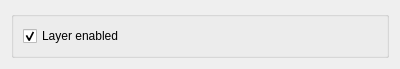
<?xml version="1.0" encoding="UTF-8"?>
<ui version="4.0">
 <class>OpsSettings</class>
 <widget class="QWidget" name="OpsSettings">
  <property name="geometry">
   <rect>
    <x>0</x>
    <y>0</y>
    <width>400</width>
    <height>63</height>
   </rect>
  </property>
  <property name="windowTitle">
   <string>Form</string>
  </property>
  <layout class="QGridLayout" name="gridLayout_2">
   <item row="0" column="0">
    <widget class="QGroupBox" name="groupBox">
     <property name="title">
      <string/>
     </property>
     <layout class="QVBoxLayout" name="verticalLayout">
      <item>
       <widget class="QCheckBox" name="chkEnableLayer">
        <property name="text">
         <string>Layer enabled</string>
        </property>
        <property name="checked">
         <bool>true</bool>
        </property>
       </widget>
      </item>
     </layout>
    </widget>
   </item>
  </layout>
 </widget>
 <resources/>
 <connections/>
</ui>
